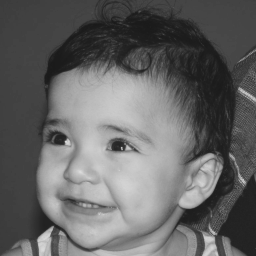
//> input picture 2.2/biel.png, 256 x 256 px
$ ./trocaregioes   (built with g++ and OpenCV 4)
//> lines starting //> are read from the running program, lines starting //| are printed output that depends on the picture
#include <iostream>
#include <opencv2/opencv.hpp>
#include <random>


using namespace cv;
using namespace std;
using namespace chrono;

int main(int argc, char** argv) {
    Mat image;

    image = imread("biel.png", IMREAD_GRAYSCALE);
//> image is the input picture: 256 rows x 256 cols, CV_8UC1; min 26, max 219, mean 100.9
    if (!image.data) {
        cout << "nao abriu biel.png" << endl;
        return -1;
    }

    Mat embaralhada = image.clone();
    int largura_central = image.cols/2;
//> largura_central = 128
    int altura_central = image.rows/2;
//> altura_central = 128

    Rect im1_region = Rect(0, 0, largura_central, altura_central);
//> im1_region = Rect(0, 0, 128, 128)
    Rect im2_region = Rect(largura_central, 0, largura_central, altura_central);
//> im2_region = Rect(128, 0, 128, 128)
    Rect im3_region = Rect(0, altura_central, largura_central, altura_central);
//> im3_region = Rect(0, 128, 128, 128)
    Rect im4_region = Rect(largura_central, altura_central, largura_central, altura_central);
//> im4_region = Rect(128, 128, 128, 128)

    Mat im1 = image(im1_region);
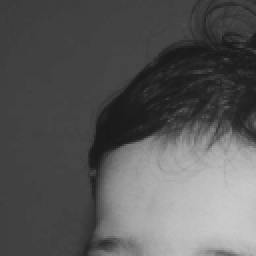
//> im1: 128 rows x 128 cols, CV_8UC1 (shown 2 times larger); min 26, max 203, mean 87.9
    Mat im2 = image(im2_region);
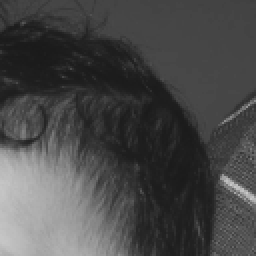
//> im2: 128 rows x 128 cols, CV_8UC1 (shown 2 times larger); min 26, max 201, mean 72.7
    Mat im3 = image(im3_region);
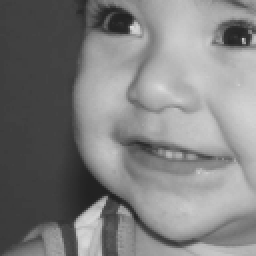
//> im3: 128 rows x 128 cols, CV_8UC1 (shown 2 times larger); min 32, max 219, mean 127.2
    Mat im4 = image(im4_region);
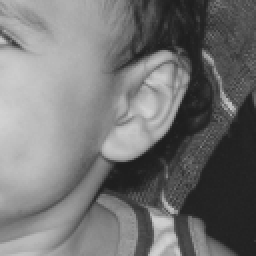
//> im4: 128 rows x 128 cols, CV_8UC1 (shown 2 times larger); min 29, max 211, mean 115.9

    Rect region_array[4] = { im1_region , im2_region , im3_region , im4_region };
    int order_array[4] = { 0 , 1 , 2 , 3 };
    shuffle(begin(order_array), end(order_array), default_random_engine(system_clock::now().time_since_epoch().count()));

    im1.copyTo(embaralhada(region_array[order_array[0]]));
    im2.copyTo(embaralhada(region_array[order_array[1]]));
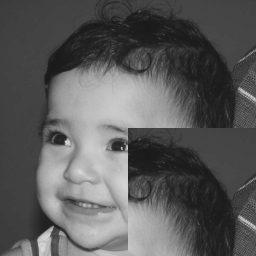
//> embaralhada: 256 rows x 256 cols, CV_8UC1; min 26, max 219, mean 90.1
    im3.copyTo(embaralhada(region_array[order_array[2]]));
    im4.copyTo(embaralhada(region_array[order_array[3]]));
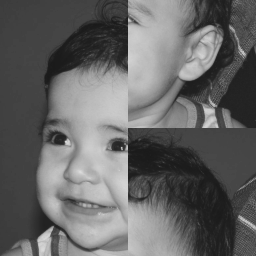
//> embaralhada: 256 rows x 256 cols, CV_8UC1; min 26, max 219, mean 100.9

    cv::imshow("embaralhado", embaralhada);
    cv::imwrite("embaralhado.png", embaralhada);
    cv::waitKey();

    return 0;
}
